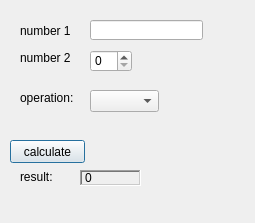
<?xml version="1.0" encoding="UTF-8"?>
<ui version="4.0">
 <class>helloDialog</class>
 <widget class="QDialog" name="helloDialog">
  <property name="geometry">
   <rect>
    <x>0</x>
    <y>0</y>
    <width>255</width>
    <height>223</height>
   </rect>
  </property>
  <property name="windowTitle">
   <string>helloDialog</string>
  </property>
  <widget class="QLabel" name="label">
   <property name="geometry">
    <rect>
     <x>20</x>
     <y>20</y>
     <width>61</width>
     <height>21</height>
    </rect>
   </property>
   <property name="text">
    <string>number 1</string>
   </property>
  </widget>
  <widget class="QLabel" name="label_2">
   <property name="geometry">
    <rect>
     <x>20</x>
     <y>50</y>
     <width>51</width>
     <height>16</height>
    </rect>
   </property>
   <property name="text">
    <string>number 2</string>
   </property>
  </widget>
  <widget class="QLineEdit" name="lineEditnumber1">
   <property name="geometry">
    <rect>
     <x>90</x>
     <y>20</y>
     <width>113</width>
     <height>20</height>
    </rect>
   </property>
   <property name="inputMask">
    <string>999</string>
   </property>
  </widget>
  <widget class="QSpinBox" name="spinBoxnumber2">
   <property name="geometry">
    <rect>
     <x>90</x>
     <y>50</y>
     <width>42</width>
     <height>22</height>
    </rect>
   </property>
  </widget>
  <widget class="QPushButton" name="pushButton">
   <property name="geometry">
    <rect>
     <x>10</x>
     <y>140</y>
     <width>75</width>
     <height>23</height>
    </rect>
   </property>
   <property name="text">
    <string>calculate</string>
   </property>
  </widget>
  <widget class="QLabel" name="label_3">
   <property name="geometry">
    <rect>
     <x>20</x>
     <y>170</y>
     <width>47</width>
     <height>13</height>
    </rect>
   </property>
   <property name="text">
    <string>result:</string>
   </property>
  </widget>
  <widget class="QLabel" name="label4hasil">
   <property name="geometry">
    <rect>
     <x>80</x>
     <y>170</y>
     <width>61</width>
     <height>16</height>
    </rect>
   </property>
   <property name="frameShape">
    <enum>QFrame::WinPanel</enum>
   </property>
   <property name="frameShadow">
    <enum>QFrame::Sunken</enum>
   </property>
   <property name="text">
    <string>0</string>
   </property>
  </widget>
  <widget class="QLabel" name="label_4">
   <property name="geometry">
    <rect>
     <x>20</x>
     <y>90</y>
     <width>61</width>
     <height>16</height>
    </rect>
   </property>
   <property name="text">
    <string>operation:</string>
   </property>
  </widget>
  <widget class="QComboBox" name="comboBoxOpr">
   <property name="geometry">
    <rect>
     <x>90</x>
     <y>90</y>
     <width>69</width>
     <height>22</height>
    </rect>
   </property>
  </widget>
 </widget>
 <layoutdefault spacing="6" margin="11"/>
 <tabstops>
  <tabstop>lineEditnumber1</tabstop>
  <tabstop>spinBoxnumber2</tabstop>
  <tabstop>comboBoxOpr</tabstop>
  <tabstop>pushButton</tabstop>
 </tabstops>
 <resources/>
 <connections/>
</ui>
